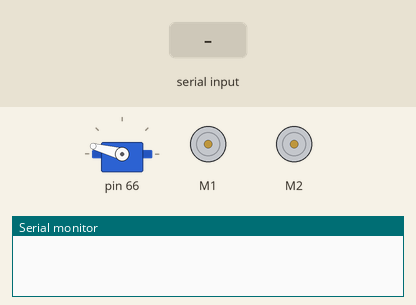
This sketch was run on a simulated Arduino Uno, built with avr-gcc and run on an emulated ATmega328P. Shown: servo, 2 × DC motor (green arrow = forward, orange = backward, longer = faster), the last lines printed to the serial monitor. The test bench sets the inputs (shaded band).

Above: at 1.2 s.
1.3 s: "e" received over Serial
At 2.42 s:
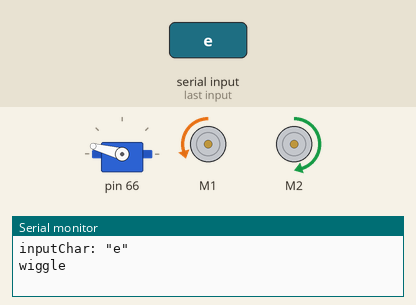
4.3 s: "w" received over Serial
7.3 s: "s" received over Serial
At 9.0 s:
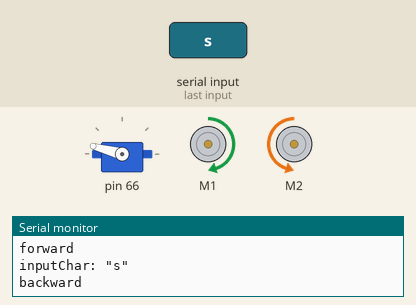
9.8 s: "a" received over Serial
At 11.9 s:
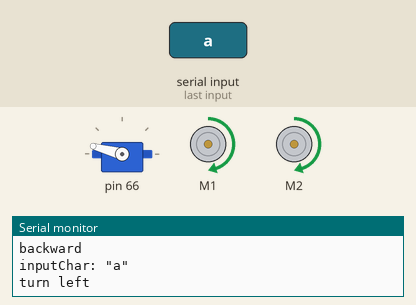
12.2 s: "d" received over Serial
At 13.9 s:
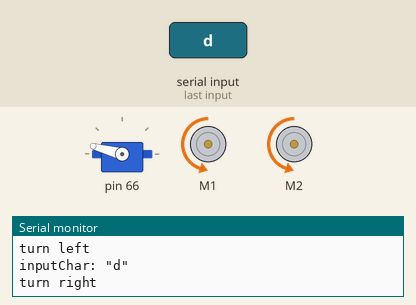
14.6 s: "0" received over Serial
At 16.9 s:
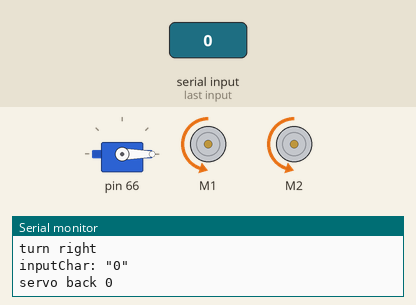
Timing chart, 0 to 18.1 s (numbered marks = the images above; inputs shaded):
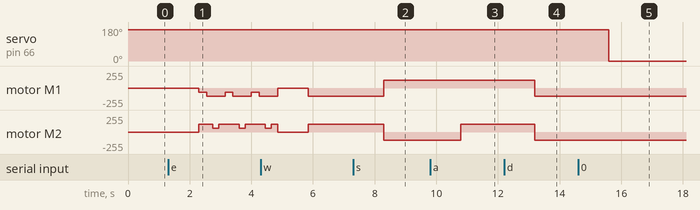

The sketch:

serialcommsatt.ino
```cpp
#include <MeMCore.h>
#include <Arduino.h>

MeDCMotor motor1(M1);
MeDCMotor motor2(M2);

MePort port(PORT_1);
Servo servo1;  // create servo object to control a servo
int16_t servo1Pin =  port.pin1();//attaches the servo on PORT_3 SLOT1 to the servo object


char input;

uint8_t motorSpeed = 120;

void setup() {
  Serial.begin(115200);
  servo1.attach(servo1Pin); // attaches the servo on port 1 pin 2 to the servo object
  servo1.write(165);
}

void loop() {
  // Serial.println(millis());

  if(Serial.available()) {
    char charArr[20];
    size_t serialIn = Serial.readBytes(charArr, 20);

    char inputChar = charArr[0]; //convert to string so that it compares to stuff correctly cuz char datatype != string datatype

    Serial.print("inputChar: \"");
    Serial.print(inputChar);
    Serial.println("\"");

    if (inputChar == 'w') {
      Serial.println("forward");
      motor1.run(-motorSpeed);
      motor2.run(motorSpeed);
    }
    else if (inputChar == 'e') {
      while (Serial.available() == 0) {
        Serial.println("wiggle");
        motor1.run(-motorSpeed/2);
        motor2.run(motorSpeed);
        delay(250);
        motor1.run(-motorSpeed);
        motor2.run(motorSpeed);
        delay(200);
        motor1.run(-motorSpeed);
        motor2.run(motorSpeed/2);
        delay(200);
        motor1.run(-motorSpeed);
        motor2.run(motorSpeed);
        delay(200);
      }
      motor1.stop();
      motor2.stop();
    }
    else if (inputChar == 's') {
      Serial.println("backward");
      motor1.run(motorSpeed);
      motor2.run(-motorSpeed);
    }
    else if (inputChar == 'a') {
      Serial.println("turn left");
      motor1.run(motorSpeed);
      motor2.run(motorSpeed);
    }
    else if (inputChar == 'd') {
      Serial.println("turn right");
      motor1.run(-motorSpeed);
      motor2.run(-motorSpeed);
    }
    else if (inputChar == 'q') {
      Serial.println("stop");
      motor1.stop();
      motor2.stop();
    }
    else if (inputChar == 'r') {
      Serial.println("slight forward");
      motor1.run(-motorSpeed);
      motor2.run(motorSpeed);
      delay(300);
      motor1.stop();
      motor2.stop();
    }
    // difference of 45 between each value
    else if (inputChar == '0') {
      Serial.println("servo back 0");
      servo1.write(0);
    }
    else if (inputChar == '1') {
      Serial.println("servo back 45");
      servo1.write(45);
    }
    else if (inputChar == '2') {
      Serial.println("servo high 100");
      servo1.write(100);
    }
    else if (inputChar == '3') {
      Serial.println("servo front 135");
      servo1.write(135);
    }
    else if (inputChar == '4') {
      Serial.println("servo front 165");
      servo1.write(165);
    }
    else if (inputChar == '5') {
      Serial.println("servo front 180");
      servo1.write(180);
    }
    else {
      Serial.println("invalid input");
    }

  }
}
```

Measured:
- after the input at 1.3 s, motor M1: alternates backward 120/255 for 0.60 s and backward 60/255 for 0.25 s, starting after 1.0 s; motor M2: goes forward 120/255 0.45 s, forward 60/255 0.20 s, forward 120/255 0.65 s, forward 60/255 0.20 s, then forward 120/255, starting after 1.0 s
- after the input at 7.3 s, motor M1: backward 120/255 → forward 120/255 after 1.0 s; motor M2: forward 120/255 → backward 120/255 after 1.0 s
- after the input at 9.8 s, motor M2: backward 120/255 → forward 120/255 after 1.0 s
- after the input at 12.2 s, motor M1, motor M2: forward 120/255 → backward 120/255 after 1.0 s
- after the input at 14.6 s, servo on pin 66: 165° → 0° after 1.0 s
